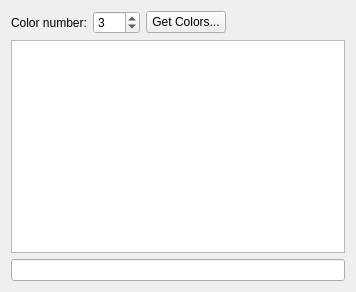
<?xml version="1.0" encoding="UTF-8"?>
<ui version="4.0">
 <class>Palette</class>
 <widget class="QWidget" name="Palette">
  <property name="geometry">
   <rect>
    <x>0</x>
    <y>0</y>
    <width>356</width>
    <height>292</height>
   </rect>
  </property>
  <property name="windowTitle">
   <string>Form</string>
  </property>
  <layout class="QVBoxLayout" name="verticalLayout">
   <item>
    <layout class="QHBoxLayout" name="horizontalLayout">
     <item>
      <widget class="QLabel" name="label">
       <property name="text">
        <string>Color number:</string>
       </property>
      </widget>
     </item>
     <item>
      <widget class="QSpinBox" name="spinBox">
       <property name="maximum">
        <number>255</number>
       </property>
       <property name="value">
        <number>3</number>
       </property>
      </widget>
     </item>
     <item>
      <widget class="QPushButton" name="pushButton">
       <property name="text">
        <string>Get Colors...</string>
       </property>
      </widget>
     </item>
     <item>
      <spacer name="horizontalSpacer">
       <property name="orientation">
        <enum>Qt::Horizontal</enum>
       </property>
       <property name="sizeHint" stdset="0">
        <size>
         <width>40</width>
         <height>20</height>
        </size>
       </property>
      </spacer>
     </item>
    </layout>
   </item>
   <item>
    <widget class="QGraphicsView" name="graphicsView"/>
   </item>
   <item>
    <widget class="QLineEdit" name="lineEdit"/>
   </item>
  </layout>
 </widget>
 <resources/>
 <connections/>
</ui>
